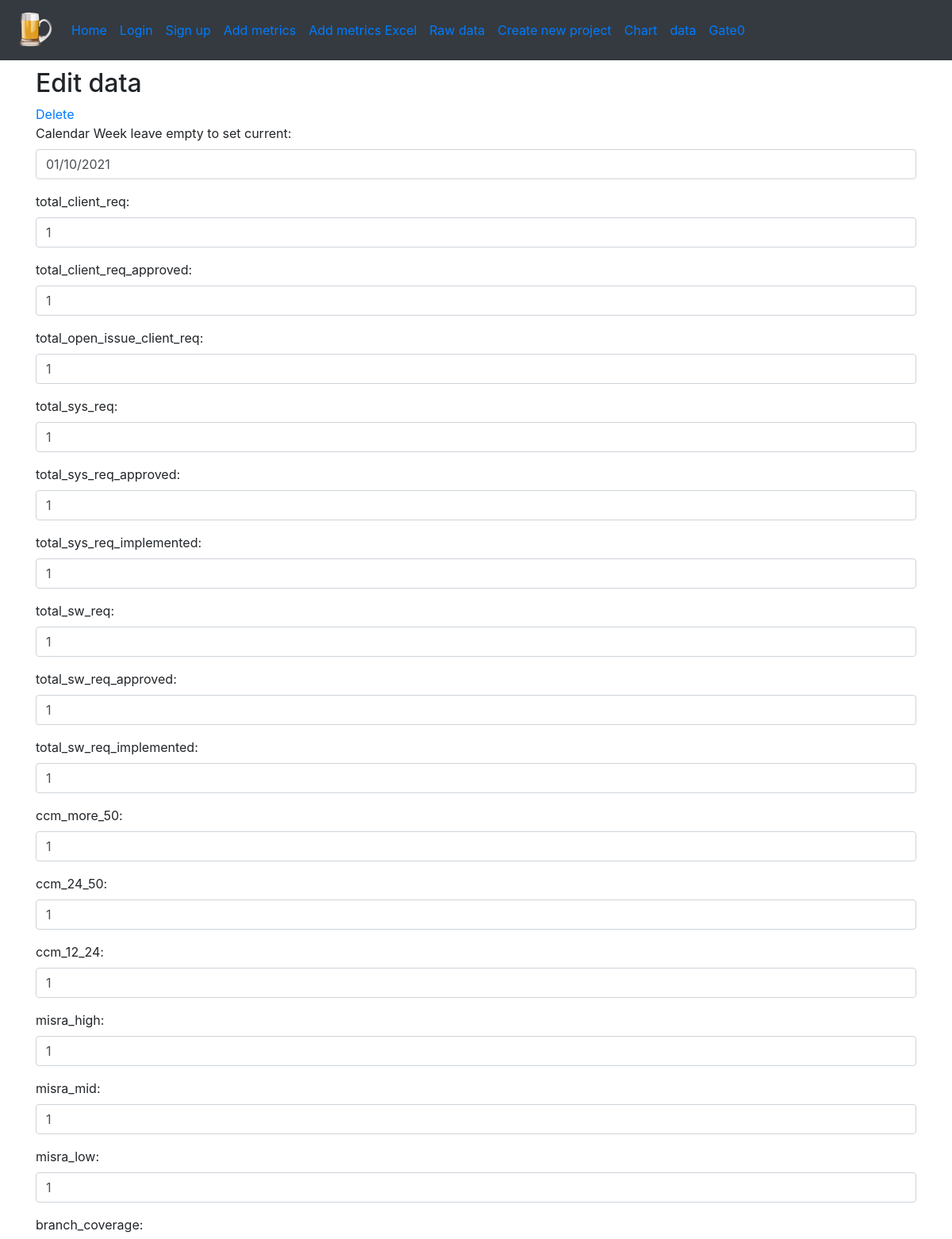
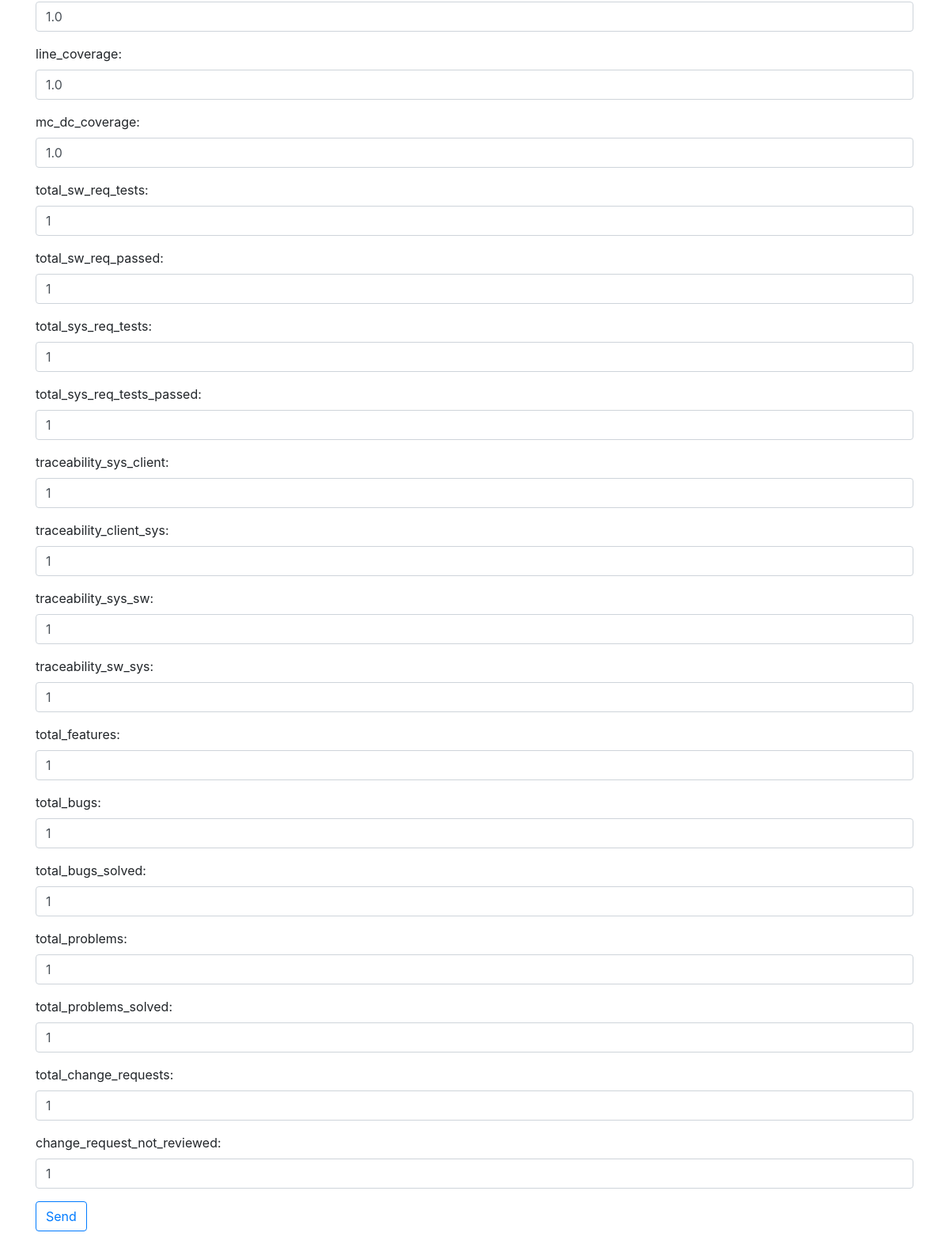
Screenshot of /metrics/edit/1 with the database file from the repository (2 pictures, top to bottom).
### spice_status/models/workbook_models.py (models this page shows, shortened)
class Workbook(db.Model):
    id = db.Column(db.Integer, primary_key=True)
    cw = db.Column(db.String)
    total_client_req = db.Column(db.Integer)
    total_client_req_approved = db.Column(db.Integer)
    total_open_issue_client_req = db.Column(db.Integer)
    total_sys_req = db.Column(db.Integer)
    total_sys_req_approved = db.Column(db.Integer)
    total_sys_req_implemented = db.Column(db.Integer)
    total_sw_req = db.Column(db.Integer)
    total_sw_req_approved = db.Column(db.Integer)
    total_sw_req_implemented = db.Column(db.Integer)
    ccm_more_50 = db.Column(db.Integer)
    ccm_24_50 = db.Column(db.Integer)
    ccm_12_24 = db.Column(db.Integer)
    misra_high = db.Column(db.Integer)
    misra_mid = db.Column(db.Integer)
    misra_low = db.Column(db.Integer)
    branch_coverage = db.Column(db.Float)
    line_coverage = db.Column(db.Float)
    mc_dc_coverage = db.Column(db.Float)
    total_sw_req_tests = db.Column(db.Integer)
    total_sw_req_passed = db.Column(db.Integer)
    total_sys_req_tests = db.Column(db.Integer)
    total_sys_req_tests_passed = db.Column(db.Integer)
    traceability_sys_client = db.Column(db.Integer)
    traceability_client_sys = db.Column(db.Integer)
    traceability_sys_sw = db.Column(db.Integer)
    traceability_sw_sys = db.Column(db.Integer)
    total_features = db.Column(db.Integer)
    total_bugs = db.Column(db.Integer)
    total_bugs_solved = db.Column(db.Integer)
    total_problems = db.Column(db.Integer)
    total_problems_solved = db.Column(db.Integer)
    total_change_requests = db.Column(db.Integer)
    change_request_not_reviewed = db.Column(db.Integer)
    @staticmethod
    def get_metric_by_id(idx):
        return Workbook.query.get_or_404(idx)

### spice_status/views/input_data_views.py (the view)
@bp_input.route('/edit/<int:workbook_id>', methods=["GET", "POST"])
def edit(workbook_id):
    workbook = Workbook.get_metric_by_id(workbook_id)
    form = WorkBookForm(obj=workbook)
    if form.validate_on_submit():
        form.populate_obj(workbook)
        db.session.commit()
        flash(f'Saved, description: {workbook.cw}')
        return redirect(url_for('input.raw'))
    return render_template("data_add.html", form=form, title="Edit data", workbook_id=workbook_id)

### spice_status/templates/data_add.html (shortened to what this page needs)
{% extends "partials/_one_column.html" %}
{% from "macros/form_field_macros.html" import render_field %}
{% block content %}
    <h2>{{ title }}</h2>
{% if title == "Edit data" %}
<a href="{{url_for('input.delete', workbook_id=workbook_id)}}">Delete</a>
{% endif %}
    {% with enctype = True %}
         {% include 'partials/_form.html' %}
    {% endwith %}
{% endblock %}

### spice_status/templates/macros/form_field_macros.html (shortened to what this page needs)
{% macro render_field(field) %}
<div class="form-group">
    {% with cls = "form-control is-invalid" if field.errors else "form-control" %}
        {%  if field.widget.input_type == "submit" %}
            {% set cls = "btn btn-outline-primary custom-btn" %}
        {% endif %}
        {% if field.widget.input_type == 'checkbox' %}
            {{ field }}
            {{ field.label }}
        {% else %}
            {% if field.widget.input_type != 'hidden' and field.widget.input_type != 'submit' %}
                {{ field.label(class="form-label") }}:
            {% endif %}
            {{ field(class=cls) }}
        {% endif %}
    {% endwith %}
</div>
{% endmacro %}

### rows the page displays
Workbook: cw "01/10/2021" "1" "1" "1" "1" "1" "1" "1" "1" "1" "1" "1" "1" "1" "1" "1" "1.0" "1.0" "1.0" "1" "1" "1" "1" "1" "1" "1" "1" "1" "1" "1" "1" "1" "1" "1"

### other values shown
{{ title }} "Edit data"
{{ field.label(class="form-label") }} "Calendar Week leave empty to set current" "total_client_req" "total_client_req_approved" "total_open_issue_client_req" "total_sys_req" "total_sys_req_approved" "total_sys_req_implemented" "total_sw_req" "total_sw_req_approved" "total_sw_req_implemented" "ccm_more_50" "ccm_24_50" "ccm_12_24" "misra_high" "misra_mid" "misra_low" "branch_coverage" "line_coverage" "mc_dc_coverage" "total_sw_req_tests" "total_sw_req_passed" "total_sys_req_tests" "total_sys_req_tests_passed" "traceability_sys_client" "traceability_client_sys" "traceability_sys_sw" "traceability_sw_sys" "total_features" "total_bugs" "total_bugs_solved" "total_problems" "total_problems_solved" "total_change_requests" "change_request_not_reviewed"
